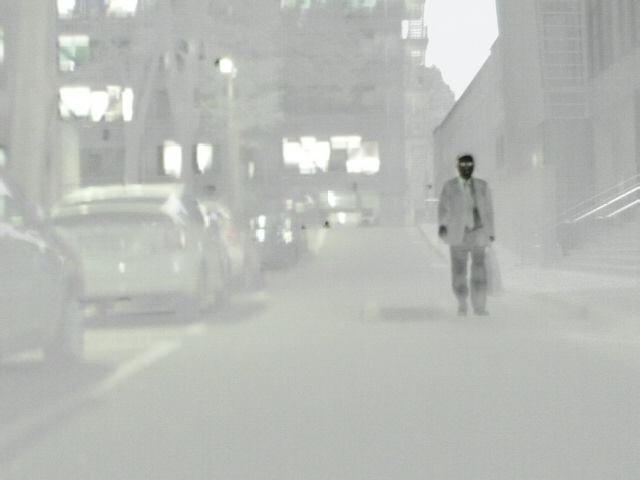
#> input picture Code/ir_seg_dataset/images/00047N.png, 640 x 480 px, given in place of 00001D.png, which was not available
$ python make_flip.py
#> lines starting #> are read from the running program, lines starting #| are printed output that depends on the picture; pictures that were not available may be replaced by others from this repository, and a replacement may not be noted
from PIL import Image
import numpy as np
import os

root_dir = '/home/mil/haqishen/data/TDD/'
img_dir = root_dir + 'images/' # data
lbl_dir = root_dir + 'labels/' # label
list_file = root_dir + 'train.txt'

files = []
with open(list_file,'r') as reader:
#> (reads Code/ir_seg_dataset/train.txt from the repository)
  for line in reader.readlines():
    files.append(line.strip('\n'))
print(len(files))
id = 1
for f in files:
  if 'flip' in f:
    continue

  Image.open(img_dir+f+'.png').transpose(Image.FLIP_LEFT_RIGHT).save(img_dir+f.split('.')[0]+'_flip.png', 'PNG')
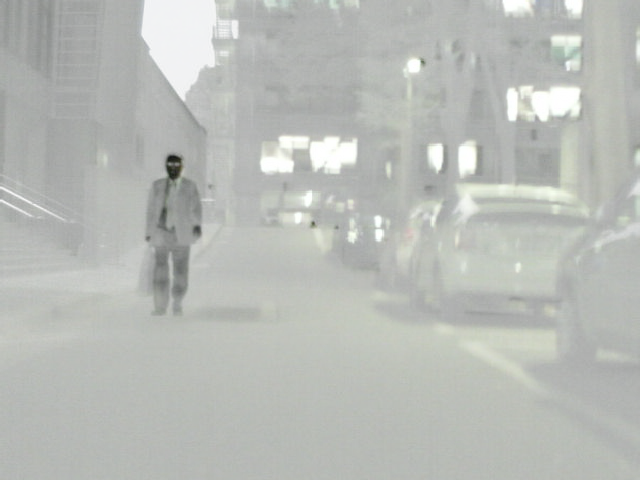
#> saved as 00001D_flip.png: PIL image 640x480 RGBA; mean R, G, B, A 28.8, 38.7, 24.5, 78.7; transparent parts drawn white
  Image.open(lbl_dir+f+'.png').transpose(Image.FLIP_LEFT_RIGHT).save(lbl_dir+f.split('.')[0]+'_flip.png', 'PNG')
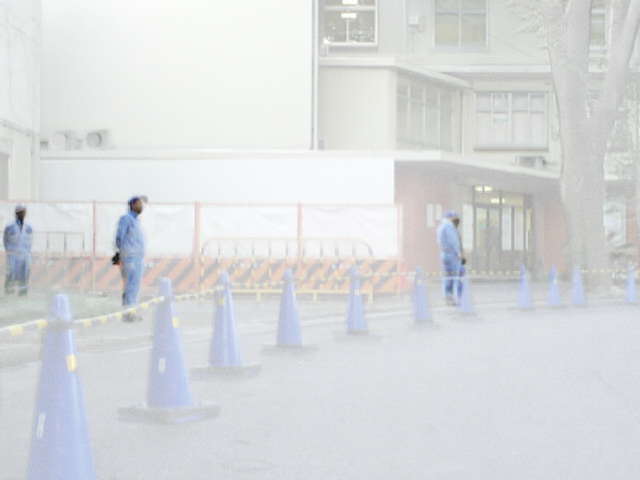
#> input picture Code/ir_seg_dataset/images/00083D.png, 640 x 480 px, given in place of 00001D.png, which was not available
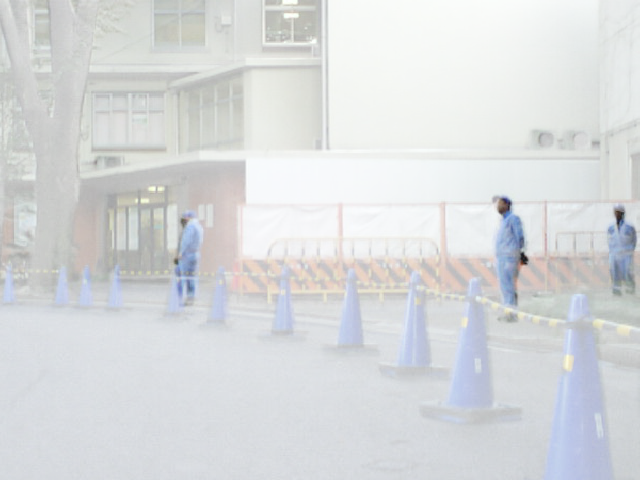
#> saved as 00001D_flip.png: PIL image 640x480 RGBA; mean R, G, B, A 100.3, 110.1, 117.1, 64.8; transparent parts drawn white
#> (the run stopped early here; a loop or call above may not have finished)
